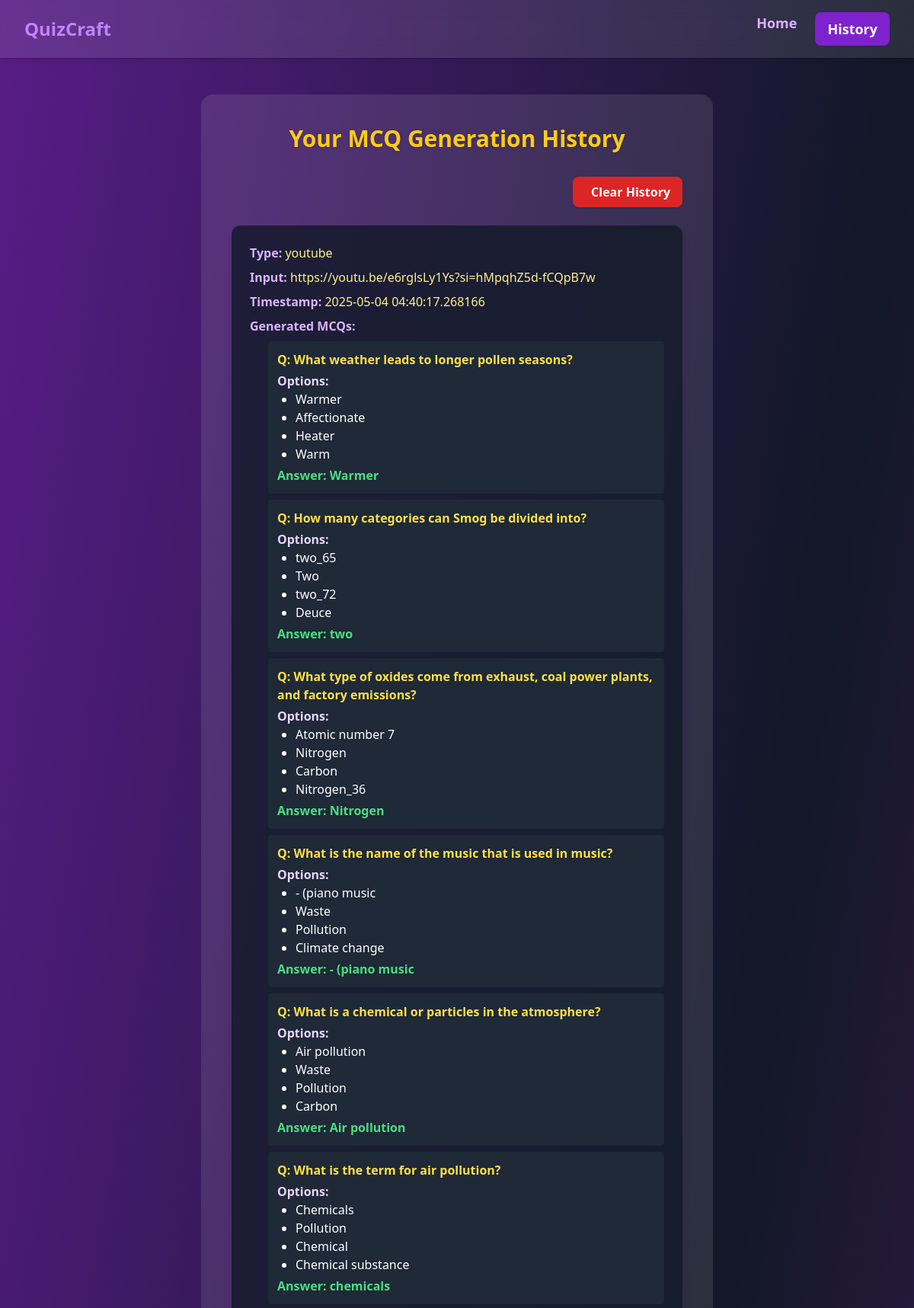
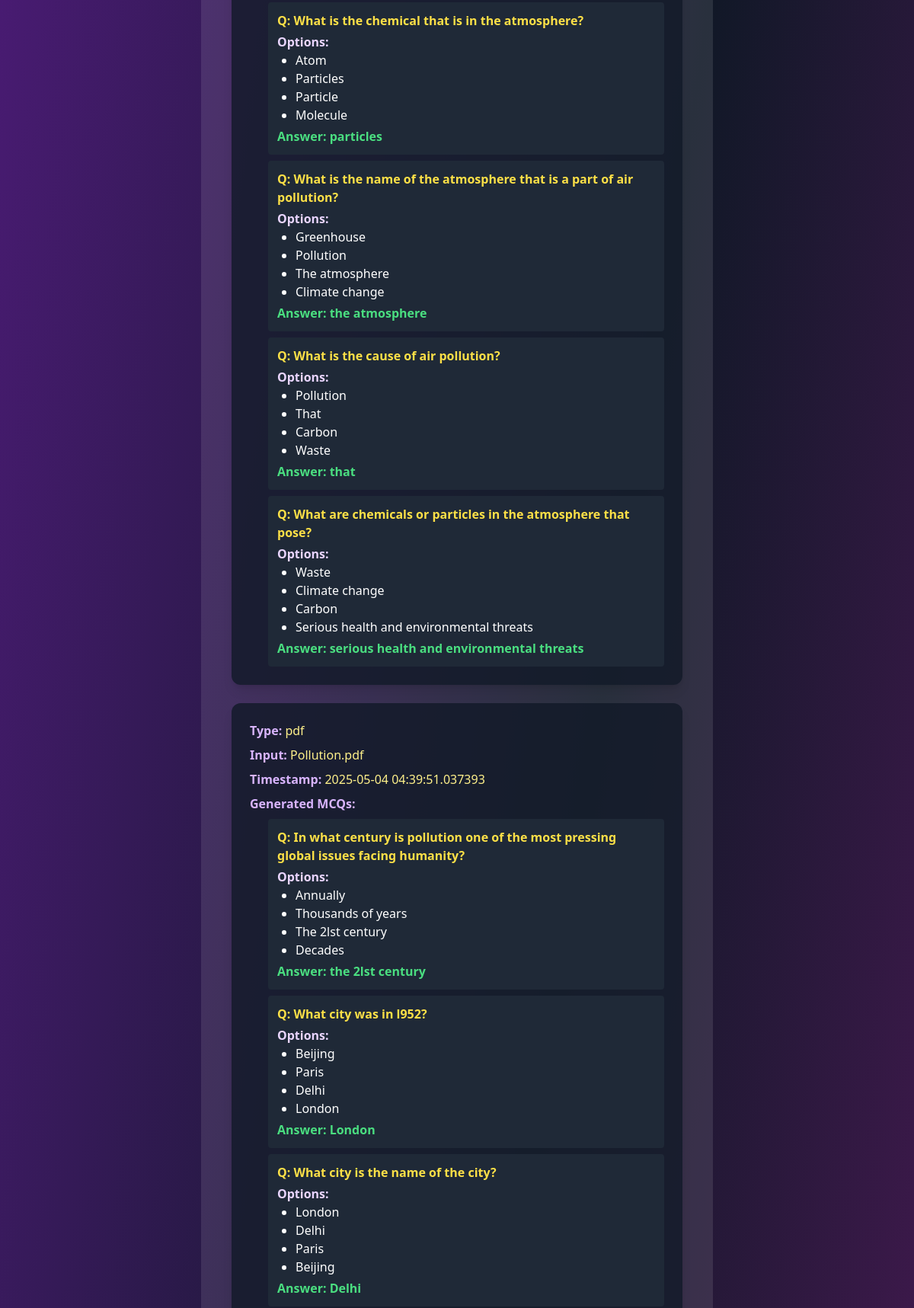
The page /history (signed in, upper part) on the database its author committed (2 pictures, top to bottom).
### app/models.py (models this page shows, shortened)
class History(db.Model):
    id = db.Column(db.Integer, primary_key=True)
    source_type = db.Column(db.String(10))  # "text", "pdf", or "youtube"
    input_content = db.Column(db.Text)       # A snippet or filename/URL
    generated_mcqs = db.Column(db.Text)        # Store JSON string of MCQs
    timestamp = db.Column(db.DateTime, index=True, default=datetime.utcnow)
    user_id = db.Column(db.Integer, db.ForeignKey("user.id"))
    user_answers = db.Column(db.JSON)  # List of user answers
    score = db.Column(db.Integer)      # User's score
    attempt_time = db.Column(db.Integer)  # Time taken in seconds (optional)

### app/routes.py (the view)
@bp.route('/history')
@login_required
def history():
    import json
    histories = History.query.filter_by(user_id=current_user.id).order_by(History.timestamp.desc()).all()
    for h in histories:
        try:
            h.mcqs = json.loads(h.generated_mcqs)
        except Exception:
            h.mcqs = []
    return render_template('history.html', histories=histories)

### app/models.py (called while the page is built)
@login_manager.user_loader
def load_user(user_id):
    return User.query.get(int(user_id))

### app/routes.py (called while the page is built)
@bp.context_processor
def utility_processor():
    return {'now': datetime.now()}

### app/templates/history.html (shortened to what this page needs)
<!DOCTYPE html>
<html lang="en">
<head>
    <script src="https://cdn.tailwindcss.com"></script>
</head>
<body class="bg-gradient-to-br from-purple-900 via-gray-900 to-fuchsia-900 min-h-screen flex flex-col">
    <header class="w-full bg-white bg-opacity-10 backdrop-blur-md shadow-md py-4 px-8 flex items-center justify-between">
      <div class="flex items-center gap-2">
        <span class="text-2xl font-extrabold text-purple-400">QuizCraft</span>
      </div>
      <nav class="flex gap-6 text-lg">
        <a href="/" class="text-purple-300 hover:text-yellow-400 font-semibold transition">Home</a>
        <a href="/history" class="bg-purple-700 text-white px-4 py-2 rounded-lg font-bold hover:bg-yellow-500 hover:text-black transition-all shadow">History</a>
      </nav>
    </header>
    <main class="flex-1 flex flex-col items-center justify-center px-4">
      <div class="bg-white bg-opacity-10 modern-shadow rounded-2xl p-10 w-full max-w-2xl mt-12">
          <h1 class="text-3xl font-bold mb-8 text-center text-yellow-400 drop-shadow">Your MCQ Generation History</h1>
          {% if histories|length > 0 %}
            <form method="POST" action="{{ url_for('main.clear_history') }}" onsubmit="return confirm('Are you sure you want to clear your entire quiz history? This cannot be undone.');" class="mb-6 flex justify-end">
              <button type="submit" class="flex items-center gap-2 px-4 py-2 bg-red-600 text-white font-bold rounded-lg shadow hover:bg-yellow-400 hover:text-black transition">
                 Clear History
              </button>
            </form>
          {% endif %}
          {% if histories %}
            <ul class="space-y-6">
              {% for h in histories %}
                <li class="bg-gray-900/80 rounded-xl p-6 shadow-lg">
                  <div class="mb-2"><strong class="text-purple-300">Type:</strong> <span class="text-yellow-200">{{ h.source_type }}</span></div>
                  <div class="mb-2"><strong class="text-purple-300">Input:</strong> <span class="text-yellow-200">{{ h.input_content }}</span></div>
                  <div class="mb-2"><strong class="text-purple-300">Timestamp:</strong> <span class="text-yellow-200">{{ h.timestamp }}</span></div>
                  <div><strong class="text-purple-300">Generated MCQs:</strong>
                    <ul class="ml-6 mt-2 space-y-2">
                      {% for mcq in h.mcqs %}
                        <li class="bg-gray-800 rounded p-3">
                          <div class="font-bold text-yellow-300 mb-1">Q: {{ mcq.question }}</div>
                          <div class="mb-1"><span class="font-semibold text-purple-200">Options:</span>
                            <ul class="list-disc ml-6">
                              {% for option in mcq.options %}
                                <li class="text-white">{{ option }}</li>
                              {% endfor %}
                            </ul>
                          </div>
                          <div class="text-green-400 font-semibold">Answer: {{ mcq.answer }}</div>
                        </li>
                      {% endfor %}
                    </ul>
                  </div>
                </li>
              {% endfor %}
            </ul>
          {% else %}
            <p class="text-purple-200 text-center">No history found.</p>
          {% endif %}
      </div>
    </main>
</body>
</html>

### rows shown on the page
History: source_type "youtube", input_content "https://youtu.be/e6rglsLy1Ys?si=hMpqhZ5d-fCQpB7w", timestamp "2025-05-04 04:40:17.268166", question "What weather leads to longer pollen seasons?" "How many categories can Smog be divided into?" "What type of oxides come from exhaust, coal power plants, and factory emissions?" "What is the name of the music that is used in music?" "What is a chemical or particles in the atmosphere?" "What is the term for air pollution?" "What is the chemical that is in the atmosphere?" "What is the name of the atmosphere that is a part of air pollution?" "What is the cause of air pollution?" "What are chemicals or particles in the atmosphere that pose?", options "Warmer" "Affectionate" "Heater" "Warm" "two_65" "Two" "two_72" "Deuce" "Atomic number 7" "Nitrogen" "Carbon" "Nitrogen_36" "- (piano music" "Waste" "Pollution" "Climate change" "Air pollution" "Waste" "Pollution" "Carbon" "Chemicals" "Pollution" "Chemical" "Chemical substance" "Atom" "Particles" "Particle" "Molecule" "Greenhouse" "Pollution" "The atmosphere" "Climate change" "Pollution" "That" "Carbon" "Waste" "Waste" "Climate change" "Carbon" "Serious health and environmental threats", answer "Warmer" "two" "Nitrogen" "- (piano music" "Air pollution" "chemicals" "particles" "the atmosphere" "that" "serious health and environmental threats"
History: source_type "pdf", input_content "Pollution.pdf", timestamp "2025-05-04 04:39:51.037393", question "In what century is pollution one of the most pressing global issues facing humanity?" "What city was in l952?" "What city is the name of the city?", options "Annually" "Thousands of years" "The 2lst century" "Decades" "Beijing" "Paris" "Delhi" "London" "London" "Delhi" "Paris" "Beijing", answer "the 2lst century" "London" "Delhi"
